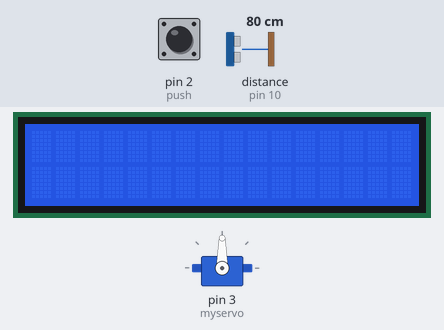
A sketch run on a simulated Arduino Uno, built with avr-gcc and run on an emulated ATmega328P. Shown: servo, 16×2 character LCD. The test bench sets the inputs (shaded band); at power-on: pin 2 (push) LOW, distance to the obstacle (sensor on pin 10) 80 cm. The echo pulse lasts 58.3 µs per cm; what the sketch prints to the serial monitor is not drawn.

Above: at 1.2 s.
1.3 s: pin 2 (push) pulled HIGH for 0.15 s
At 2.0 s:
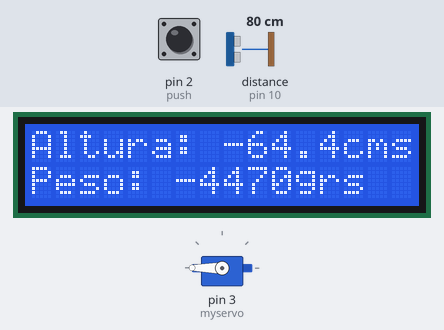
2.9 s: distance to the obstacle (sensor on pin 10) set to 7 cm
At 4.0 s:
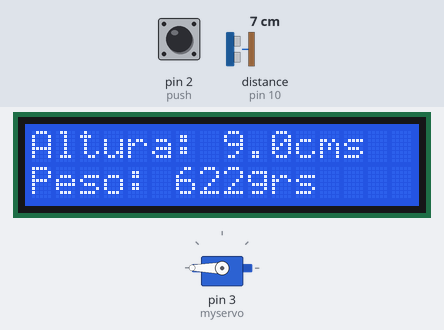
4.4 s: distance to the obstacle (sensor on pin 10) set to 4 cm
At 5.2 s:
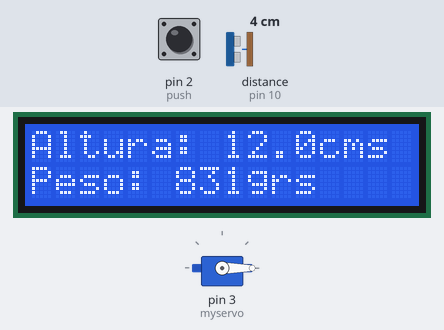
Timing chart, 0 to 7.4 s (numbered marks = the images above; inputs shaded):
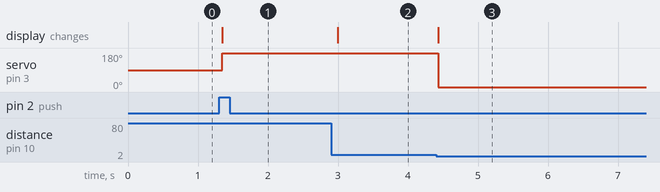

The sketch:

sistema-llenado-envases-ultrasonido-lcd-servo.ino
```cpp
// Sistema semi-automatico de distribucion de producto en envases por medio de sensor de ultrasonido, servomotor y LCD
// created by Sebas Silva Tecnologia, 2023
// youtube channel: https://www.youtube.com/@juansilva4256

#include <Wire.h>
#include <LiquidCrystal_I2C.h>
#include <Servo.h>

Servo myservo;
const int trigger = 9;             //Pin digital 9 para el Trigger del sensor
const int echo = 10;               //Pin digital 10 para el Echo del sensor
const int push = 2;                //Pin digital 2 para el boton pulsador
int valor = 0;                     //Varible para capturar el valor del boton
boolean proceso;                   //Variable de activacion de procesos
LiquidCrystal_I2C lcd(0x27,16,2);  //tamano y configuracion de la pantalla con modulo I2C

void setup() {
  Serial.begin(9600);         //Inicializamos la comunicacion
  pinMode(push, INPUT);       //Configuramos el boton como una entrada de senal
  pinMode(trigger, OUTPUT);   //definimos el Trigger como salida
  pinMode(echo, INPUT);       //definimos el Echo como entrada
  digitalWrite(trigger, LOW); //Inicializamos el pin con un 0 digital
  myservo.attach(3);          //definimos el pin 3 de comunicacion PWM del servomotor
  lcd.init();
  lcd.backlight();
}

void loop() {
  float tiempo;       //variable que definira el tiempo que demora en llegar el eco
  float distancia;    //variable que definira la distancia en CM
  float llenado;      //variable que mostrara la cantidad de producto envasado
  int gramos;       //variable que definira los gramos

  valor = digitalRead(push);  //lectura del boton
  proceso = false;            //declaramos el proceso como 0 digital

  if (valor == HIGH){         //si el pulso del boton es 1, la senal se almacena en un HIGH
    Serial.println("ON");
    proceso = true;           //declaramos el proceso como 1 digital
  }else{                      //si el pulso del boton es 0, la senal se almacena en un LOW
    Serial.println("OFF");
    proceso = false;          //declaramos el proceso como 0 digital
  }

  while(proceso == true){               //creamos un bucle que funcione siempre que el proceso sea 1 digital
    digitalWrite(trigger, HIGH);
    delayMicroseconds(10);              //Enviamos un pulso de 10microsegundos
    digitalWrite(trigger, LOW);

    tiempo = pulseIn(echo, HIGH);       //Obtenemos el ancho del pulso
    distancia = tiempo / 58;            //operamos la senal para obtener la distancia en CM
    llenado = ((-1) * distancia )+ 16;  //transformamos el dato a cantidad de producto llenado en el envase en CM
    gramos = 69.4 * llenado;            //calculamos el dato de los gramos de producto en el envase

    lcd.setCursor(0,0);                 //definimos el punto inicial del LCD en la esquina superior izquierda
    lcd.print("Altura: ");
    lcd.print(llenado, 1);                 //Enviamos serialmente el valor del llenado al LCD
    lcd.print("cms  ");

    lcd.setCursor(0,1);                 //definimos el punto inicial del LCD en la esquina inferior izquierda
    lcd.print("Peso: ");
    lcd.print(gramos);                  //Enviamos serialmente el valor de los gramos al LCD
    lcd.print("grs  ");
      if(distancia > 6){                //si la distancia es superior a 6cm iniciamos el proceso
        Serial.println("abierto");
        myservo.write(180);             //Movemos el servomotor 180 grados desde la posicion 0
      }else{
        Serial.println("cerrrado");     //si la distancia es inferior a 6cm detenemos el proceso
        myservo.write(0);               //Movemos el servomotor 180 grados desde la posicion 180
        proceso = false;                //declaramos el proceso como 0 digital
      }
    delay(100);
  }
}
```

Measured:
- the behaviour switches between 6 and 5 cm on distance to the obstacle (sensor on pin 10) (found by bisection; images 2 and 3)
- after the input at 1.3 s, servo on pin 3 (myservo): 90° → 180° at once; the display: changes at once (image 1)
- after the input at 2.9 s, the display: changes after 0.10 s (image 2)
- after the input at 4.4 s, servo on pin 3 (myservo): 180° → 0° at once; the display: changes at once (image 3)
